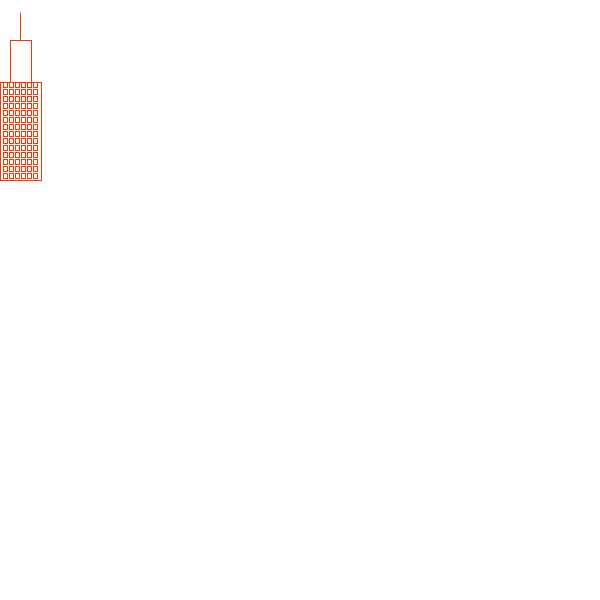
Frame 1 (no input)
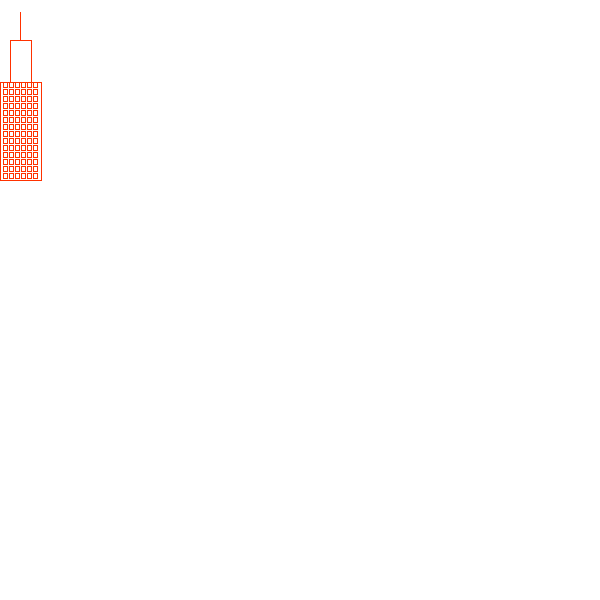
Frame 60 (the mouse pressed at the canvas centre just before this capture)
Frame 120 (the mouse held since frame 60 and released just before this capture): identical to frame 60, image omitted

The Processing sketch that drew these frames (run headless with seeded random() and noise(); from frame 60 on, the mouse is pressed at the canvas centre):

// Processing sketch: sketch_140515a
// ── sketch_140515a.pde
void setup(){
  size(600,600);
  noStroke();
  background(255);
}

void draw(){
//  scale(3);
  stroke(255,50,0);
 // int s=10;
  beginShape();
  vertex(0,180);
  vertex(41,180);
  vertex(41,82);
  vertex(0,82);
  endShape(CLOSE);
  
  beginShape();
  vertex(10,82);
  vertex(31,82);
  vertex(31,40);
  vertex(10,40);
  endShape(CLOSE);
  
   beginShape();
  vertex(20,12);
  vertex(20,40);
  endShape(CLOSE);
  
  
for(int k=0; k<6; k+=1){
  int x=3+(4+2)*k;
  rect(x,82,4,5);
  
for(int i=0; i<14; i+=1){
 int y=82+(5+2)*i;
   rect(3,y,4,5);
}}

for(int i=0; i<14; i+=1){
 int y=82+(5+2)*i;
   rect(9,y,4,5);
}

for(int i=0; i<14; i+=1){
 int y=82+(5+2)*i;
   rect(15,y,4,5);
}

for(int i=0; i<14; i+=1){
 int y=82+(5+2)*i;
   rect(21,y,4,5);
}
for(int i=0; i<14; i+=1){
 int y=82+(5+2)*i;
   rect(27,y,4,5);
}
for(int i=0; i<14; i+=1){
 int y=82+(5+2)*i;
   rect(33,y,4,5);
}



  
}
